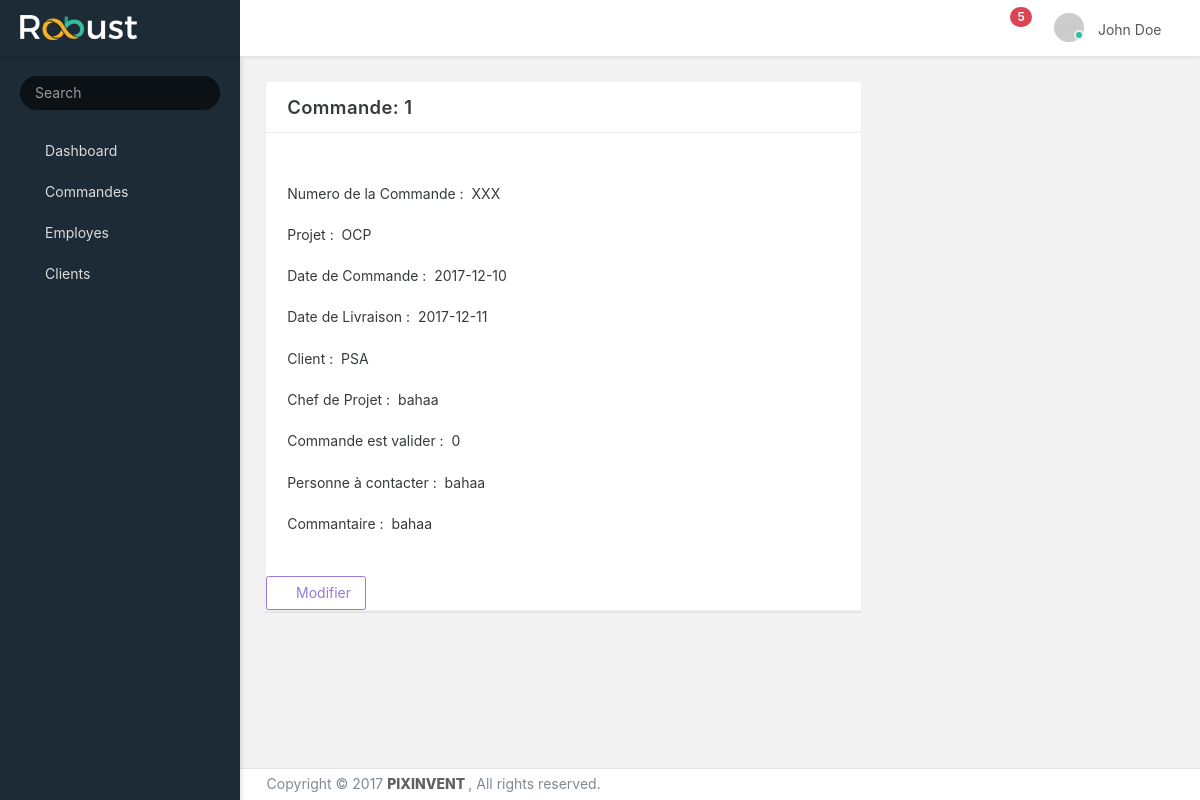
Page /commande/info.php?id=1 on the committed database.
### tables this page shows
CREATE TABLE commande(
   id               int           NOT NULL     AUTO_INCREMENT,
   numero           varchar(8)    NOT NULL  ,
   projet           varchar(10)   NOT NULL  ,
   date_commande    date          NOT NULL  ,
   date_livraison   date          NOT NULL  ,
   client           varchar(20)   NOT NULL  ,
   chef_projet      varchar(20)   NOT NULL  ,
   valide           BOOLEAN       NOT NULL  default 0,
   contact          varchar(20),
   commantaire      text,
   PRIMARY KEY (id)
);

### include/Basedonner.php (called while the page is built, shortened)
<?php
class BaseDonner
{
    function __construct($table, $columns)
    {
        $this->columns = $columns;
        $prop = array();
        foreach ($this->columns as $col) {
            $prop[$col] = '';
        }
        try{
            $this->db = new PDO('mysql:host=' . db_host . ';dbname=' . db_name, db_user, db_pass);
        }
        catch(PDOException $ex){
            die('impossible de se connecter a la base de donner');
        }
    }
    public static function trouver($col, $val)
    {
        $personne = new static();
        $stmt = $personne->db->prepare("SELECT * FROM " . static::table . " WHERE $col = :val limit 1");
        $stmt->execute(array(
                        ':val' => $val,
                       ));
        if ($stmt->rowCount() == 0)
            return false;
        else{
            $resultat = $stmt->fetchObject();
            foreach ($personne->columns as $col) {
                if(array_key_exists($col, $resultat))
                    $personne->$col = $resultat->$col;
            }
            $personne->id = $resultat->id;
            return $personne;
        }
    }
}

### include/outils.php (called while the page is built, shortened)
<?php
require_once('basedonner.php');
function lien($lien)
{
    return site . $lien;
}

### Commande/info.php (the view, shortened to what this page needs)
<?php
require __DIR__. '/../include/outils.php';
$commande = new commande();
$commande = $commande->trouver('id', $_GET['id']);
?>
<div data-scroll-to-active="true" class="main-menu menu-fixed menu-dark menu-accordion menu-shadow">
</div>
<nav class="header-navbar navbar navbar-with-menu navbar-fixed-top navbar-semi-dark navbar-shadow">
</nav>
<div class="app-content content container-fluid">
    <div class="content-wrapper">
        <div class="row">
            <div class="col-md-8">
                <div class="card">
                    <div class="card-header">
                        <h4 class="card-title">commande: <?=$_GET['id']?></h4>
                    </div>
                    <div class="card-body collapse in">
                        <div class="card-block">
                            <h4 class="form-section"><i class="icon-paper"></i></h4>
                                <div class="row">
                                    <div class="col-md-12">
                                        <div class="form-group">
                                            <label>Numero de la Commande  :&nbsp;</label>
                                            <label><?= $commande->numero ?></label>
                                        </div>
                                    </div>
                                </div>
                                <div class="row">
                                    <div class="col-md-12">
                                        <div class="form-group">
                                            <label>Projet  :&nbsp;</label>
                                            <label ><?= $commande->projet?></label>
                                        </div>
                                    </div>
                                </div>
                                <div class="row">
                                    <div class="col-md-12">
                                        <div class="form-group">
                                            <label>Date de Commande  :&nbsp;</label>
                                            <label ><?= $commande->date_commande?></label>
                                        </div>
                                    </div>
                                </div>
                                <div class="row">
                                    <div class="col-md-12">
                                        <div class="form-group">
                                            <label>Date de Livraison  :&nbsp;</label>
                                            <label ><?= $commande->date_livraison?></label>
                                            </div>
                                    </div>
                                </div>
                                <div class="row">
                                    <div class="col-md-12">
                                        <div class="form-group">
                                            <label>Client  :&nbsp;</label>
                                            <label ><?= $commande->client?></label>
                                        </div>
                                    </div>
                                </div>
                                <div class="row">
                                    <div class="col-md-12">
                                        <div class="form-group">
                                            <label>Chef de Projet  :&nbsp;</label>
                                            <label ><?= $commande->chef_projet?></label>
                                        </div>
                                    </div>
                                </div>
                                <div class="row">
                                    <div class="col-md-12">
                                        <div class="form-group">
                                            <label>Commande est valider  :&nbsp;</label>
                                            <label ><?= $commande->valide?></label>
                                        </div>
                                    </div>
                                </div>
                                <div class="row">
                                    <div class="col-md-12">
                                        <div class="form-group">
                                            <label>Personne à contacter  :&nbsp;</label>
                                            <label ><?= $commande->contact?></label>
                                        </div>
                                    </div>
                                </div>
                                <div class="row">
                                    <div class="col-md-12">
                                        <div class="form-group">
                                            <label>Commantaire  :&nbsp;</label>
                                            <label ><?= $commande->commantaire?></label>
                                        </div>
                                    </div>
                                </div>
                        </div>
                        <div class="form-actions right">
                            <a type="submit" class="btn btn-outline-primary" href="<?= lien('/commande/modifier.php?id=' . $commande->id)?>">
                                <i class="icon-cog"></i> Modifier
                            </a>
                        </div>
                    </div>
                </div>
            </div>
        </div>
    </div>
</div>

### public/css/app.css (style rules this page uses)
@media (max-width: 1366px) { html { font-size: 14px; } }
html { height: 100%; }
html body { height: 100%; background-color: #F3F3F3; direction: ltr; }
html body.fixed-navbar { padding-top: 4rem; }
html body .content { padding: 0; transition: 300ms ease all; backface-visibility: hidden; }
html body .content .content-wrapper { padding: 1.8rem; }
.main-menu { z-index: 1000; position: absolute; display: table-cell; }
.main-menu.menu-dark { color: #dcdcdc; background: #1D2B36; }
.main-menu.menu-fixed { position: fixed; height: 100%; top: 4rem; height: calc(100% - 4rem); }
.main-menu.menu-shadow { box-shadow: 2px 2px 4px rgba(0, 0, 0, 0.1); }
@media screen and (min-width: 0px) { body:after { content: "xs - min-width: 0px"; } }
@media screen and (min-width: 544px) { body:after { content: "sm - min-width: 544px"; } }
@media screen and (min-width: 768px) { body:after { content: "md - min-width: 768px"; } }
@media screen and (min-width: 992px) { body:after { content: "lg - min-width: 992px"; } }
@media screen and (min-width: 1200px) { body:after { content: "xl - min-width: 1200px"; } }
body:after { display: none; }

### public/css/core/menu/menu-types/vertical-menu.css (style rules this page uses)
body.vertical-layout.vertical-menu.menu-expanded .main-menu { width: 240px; transition: 300ms ease all; backface-visibility: hidden; }
body.vertical-layout.vertical-menu.menu-expanded .content, body.vertical-layout.vertical-menu.menu-expanded .footer { margin-left: 240px; }
@media (min-width: 992px) { body.vertical-layout.vertical-menu .main-menu { width: 240px; } }
@media (min-width: 992px) { body.vertical-layout.vertical-menu .content, body.vertical-layout.vertical-menu .footer { margin-left: 240px; } }

### rows in the picture
commande: numero "XXX", projet "OCP", date_commande "2017-12-10", date_livraison "2017-12-11", client "PSA", chef_projet "bahaa", valide "0", contact "bahaa", commantaire "bahaa"

### other values in the picture
$_GET['id'] "1"
